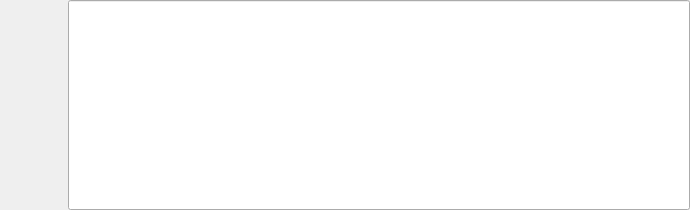
<?xml version="1.0" encoding="UTF-8"?>
<ui version="4.0">
 <class>NavigationWidget</class>
 <widget class="QWidget" name="NavigationWidget">
  <property name="geometry">
   <rect>
    <x>0</x>
    <y>0</y>
    <width>690</width>
    <height>210</height>
   </rect>
  </property>
  <property name="sizePolicy">
   <sizepolicy hsizetype="Preferred" vsizetype="MinimumExpanding">
    <horstretch>0</horstretch>
    <verstretch>0</verstretch>
   </sizepolicy>
  </property>
  <property name="windowTitle">
   <string>NavigationWidget</string>
  </property>
  <layout class="QHBoxLayout" name="horizontalLayout">
   <property name="spacing">
    <number>2</number>
   </property>
   <property name="leftMargin">
    <number>0</number>
   </property>
   <property name="topMargin">
    <number>0</number>
   </property>
   <property name="rightMargin">
    <number>0</number>
   </property>
   <property name="bottomMargin">
    <number>0</number>
   </property>
   <item>
    <widget class="QToolButton" name="back_toolButton">
     <property name="text">
      <string/>
     </property>
     <property name="icon">
      <iconset resource="MainWindow.qrc">
       <normaloff>:/MainWindow/Resources/nav_back.ico</normaloff>:/MainWindow/Resources/nav_back.ico</iconset>
     </property>
     <property name="iconSize">
      <size>
       <width>24</width>
       <height>24</height>
      </size>
     </property>
     <property name="autoRaise">
      <bool>true</bool>
     </property>
    </widget>
   </item>
   <item>
    <widget class="QToolButton" name="forward_toolButton">
     <property name="text">
      <string/>
     </property>
     <property name="icon">
      <iconset resource="MainWindow.qrc">
       <normaloff>:/MainWindow/Resources/nav_forward.ico</normaloff>:/MainWindow/Resources/nav_forward.ico</iconset>
     </property>
     <property name="iconSize">
      <size>
       <width>24</width>
       <height>24</height>
      </size>
     </property>
     <property name="autoRaise">
      <bool>true</bool>
     </property>
    </widget>
   </item>
   <item>
    <widget class="QLineEdit" name="filename_lineEdit">
     <property name="sizePolicy">
      <sizepolicy hsizetype="Expanding" vsizetype="MinimumExpanding">
       <horstretch>0</horstretch>
       <verstretch>0</verstretch>
      </sizepolicy>
     </property>
     <property name="readOnly">
      <bool>true</bool>
     </property>
    </widget>
   </item>
  </layout>
 </widget>
 <resources>
  <include location="MainWindow.qrc"/>
 </resources>
 <connections/>
</ui>
